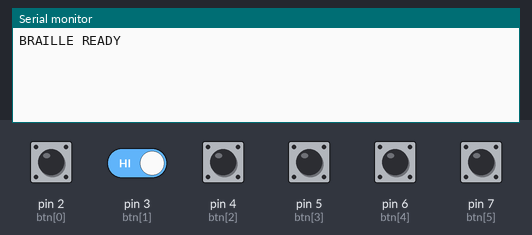
A sketch run on a simulated Arduino Uno, built with avr-gcc and run on an emulated ATmega328P. Parts: the last lines printed to the serial monitor. The test bench sets the inputs (shaded band); at power-on: pin 2 (btn[0]), pin 3 (btn[1]), pin 4 (btn[2]), pin 5 (btn[3]), pin 6 (btn[4]), pin 7 (btn[5]) HIGH.

Above: at 1.2 s.
1.3 s: pin 2 (btn[0]) pulled LOW for 0.15 s
At 3.5 s:
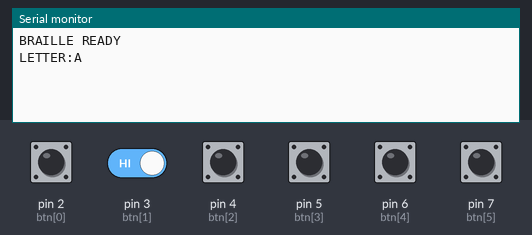
3.8 s: pin 7 (btn[5]) pulled LOW for 0.15 s
At 5.5 s:
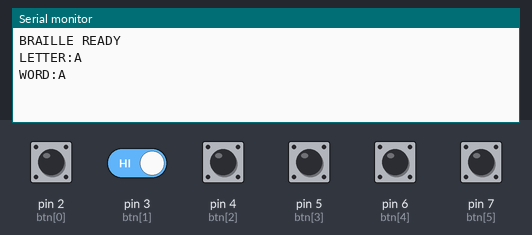
6.2 s: pin 7 (btn[5]) pulled LOW for 1 s
At 8.4 s:
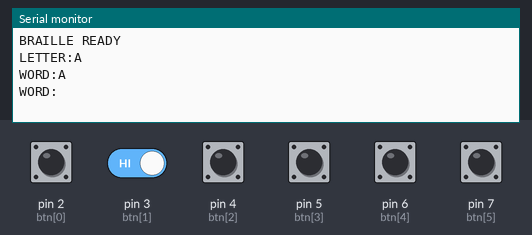
8.7 s: pin 2 (btn[0]) driven LOW and pin 3 (btn[1]) driven LOW
At 10.4 s:
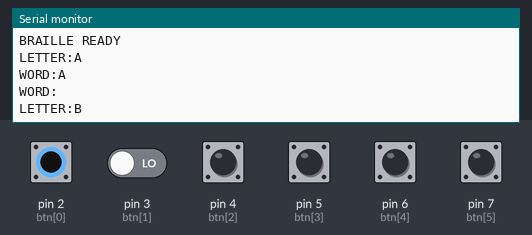
11.7 s: pin 4 (btn[2]) pulled LOW for 0.15 s
At 13.5 s:
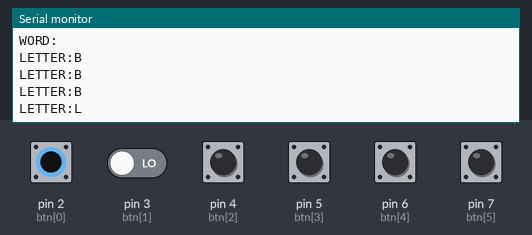
14.8 s: pin 5 (btn[3]) pulled LOW for 0.15 s
At 16.2 s:
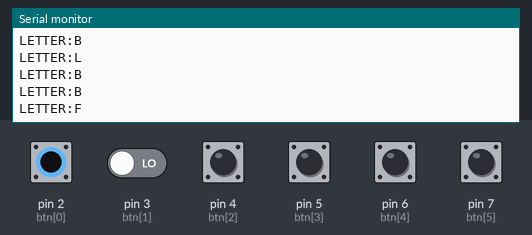

The sketch:

voice.ino
```cpp
int btn[6] = {2,3,4,5,6,7};

bool collecting = false;
unsigned long startTime;
const unsigned long waitTime = 1000;

int latched[6] = {0,0,0,0,0,0};

String sentence = "";
String currentWord = "";

void setup() {
  Serial.begin(9600);

  for (int i = 0; i < 6; i++) {
    pinMode(btn[i], INPUT_PULLUP);
  }

  Serial.println("BRAILLE READY");
}

void loop() {

  // Read Braille buttons
  for (int i = 0; i < 6; i++) {

    if (digitalRead(btn[i]) == LOW) {

      if (!collecting) {
        collecting = true;
        startTime = millis();
      }

      latched[i] = 1;
    }
  }

  // Wait for full Braille pattern
  if (collecting && millis() - startTime >= waitTime) {

    String pattern = "";

    for (int i = 0; i < 6; i++) {
      pattern += latched[i] ? '1' : '0';
    }

    // ---------- SPACE ----------
    if (pattern == "000001") {

      Serial.print("WORD:");
      Serial.println(currentWord);

      sentence += currentWord + " ";

      currentWord = "";
    }

    // ---------- FULL STOP ----------
    else if (pattern == "010011") {

      sentence += currentWord;

      sentence.trim();

      sentence += ".";

      Serial.print("SENTENCE:");
      Serial.println(sentence);

      sentence = "";

      currentWord = "";
    }

    // ---------- LETTER ----------
    else {

      char c = brailleToChar(pattern);

      if (c != '?') {

        currentWord += c;

        Serial.print("LETTER:");
        Serial.println(c);
      }
    }

    // Reset
    for (int i = 0; i < 6; i++) {
      latched[i] = 0;
    }

    collecting = false;
  }
}

char brailleToChar(String p) {

  if (p=="100000") return 'A';
  if (p=="110000") return 'B';
  if (p=="100100") return 'C';
  if (p=="100110") return 'D';
  if (p=="100010") return 'E';
  if (p=="110100") return 'F';
  if (p=="110110") return 'G';
  if (p=="110010") return 'H';
  if (p=="010100") return 'I';
  if (p=="010110") return 'J';
  if (p=="101000") return 'K';
  if (p=="111000") return 'L';
  if (p=="101100") return 'M';
  if (p=="101110") return 'N';
  if (p=="101010") return 'O';
  if (p=="111100") return 'P';
  if (p=="111110") return 'Q';
  if (p=="111010") return 'R';
  if (p=="011100") return 'S';
  if (p=="011110") return 'T';
  if (p=="101001") return 'U';
  if (p=="111001") return 'V';
  if (p=="010111") return 'W';
  if (p=="101101") return 'X';
  if (p=="101111") return 'Y';
  if (p=="101011") return 'Z';

  return '?';
}
```

Measured:
- after the input at 1.3 s, the serial monitor: prints a new line after 1.0 s (image 1)
- after the input at 3.8 s, the serial monitor: prints a new line after 1.0 s (image 2)
- after the input at 6.2 s, the serial monitor: prints a new line after 1.0 s (image 3)
- after the input at 8.7 s, the serial monitor: prints a new line after 1.0 s (image 4)
- after the input at 11.7 s, the serial monitor: prints a new line after 1.0 s (image 5)
- after the input at 14.8 s, the serial monitor: prints a new line after 0.90 s (image 6)
